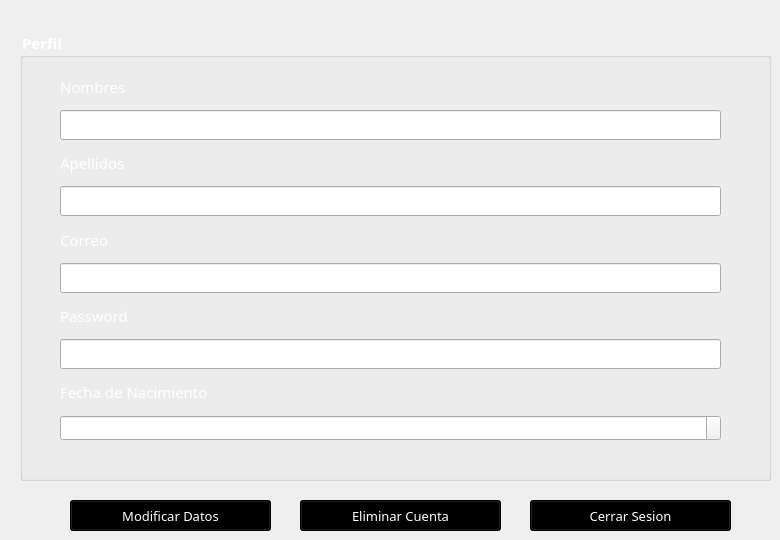
      <widget class="QWidget" name="perfilMU">
       <attribute name="icon">
        <iconset theme="QIcon::ThemeIcon::CameraWeb"/>
       </attribute>
       <attribute name="title">
        <string>Perfil</string>
       </attribute>
       <widget class="QGroupBox" name="groupBox_2">
        <property name="geometry">
         <rect>
          <x>20</x>
          <y>30</y>
          <width>751</width>
          <height>451</height>
         </rect>
        </property>
        <property name="font">
         <font>
          <family>Cascadia Code</family>
          <pointsize>11</pointsize>
          <bold>true</bold>
         </font>
        </property>
        <property name="styleSheet">
         <string notr="true">color: rgb(255, 255, 255);</string>
        </property>
        <property name="title">
         <string>Perfil</string>
        </property>
        <widget class="QWidget" name="gridLayoutWidget_4">
         <property name="geometry">
          <rect>
           <x>40</x>
           <y>40</y>
           <width>661</width>
           <height>371</height>
          </rect>
         </property>
         <layout class="QGridLayout" name="gridLayout_6">
          <item row="0" column="0">
           <layout class="QVBoxLayout" name="verticalLayout_8">
            <item>
             <widget class="QLabel" name="label_12">
              <property name="font">
               <font>
                <family>Cascadia Code</family>
                <pointsize>11</pointsize>
               </font>
              </property>
              <property name="text">
               <string>Nombres</string>
              </property>
              <property name="alignment">
               <set>Qt::AlignmentFlag::AlignLeading|Qt::AlignmentFlag::AlignLeft|Qt::AlignmentFlag::AlignVCenter</set>
              </property>
             </widget>
            </item>
            <item>
             <widget class="QLineEdit" name="nombrePerfil">
              <property name="font">
               <font>
                <family>Cascadia Code</family>
                <pointsize>11</pointsize>
               </font>
              </property>
              <property name="styleSheet">
               <string notr="true">color: rgb(255, 255, 255);</string>
              </property>
              <property name="alignment">
               <set>Qt::AlignmentFlag::AlignCenter</set>
              </property>
              <property name="readOnly">
               <bool>false</bool>
              </property>
             </widget>
            </item>
            <item>
             <widget class="QLabel" name="label_16">
              <property name="font">
               <font>
                <family>Cascadia Code</family>
                <pointsize>11</pointsize>
               </font>
              </property>
              <property name="text">
               <string>Apellidos</string>
              </property>
              <property name="alignment">
               <set>Qt::AlignmentFlag::AlignLeading|Qt::AlignmentFlag::AlignLeft|Qt::AlignmentFlag::AlignVCenter</set>
              </property>
             </widget>
            </item>
            <item>
             <widget class="QLineEdit" name="apellidoPerfil">
              <property name="font">
               <font>
                <family>Cascadia Code</family>
                <pointsize>11</pointsize>
               </font>
              </property>
              <property name="styleSheet">
               <string notr="true">color: rgb(255, 255, 255);</string>
              </property>
              <property name="alignment">
               <set>Qt::AlignmentFlag::AlignCenter</set>
              </property>
              <property name="readOnly">
               <bool>false</bool>
              </property>
             </widget>
            </item>
            <item>
             <widget class="QLabel" name="label_17">
              <property name="font">
               <font>
                <family>Cascadia Code</family>
                <pointsize>11</pointsize>
               </font>
              </property>
              <property name="text">
               <string>Correo</string>
              </property>
              <property name="alignment">
               <set>Qt::AlignmentFlag::AlignLeading|Qt::AlignmentFlag::AlignLeft|Qt::AlignmentFlag::AlignVCenter</set>
              </property>
             </widget>
            </item>
            <item>
             <widget class="QLineEdit" name="correoPerfil">
              <property name="font">
               <font>
                <family>Cascadia Code</family>
                <pointsize>11</pointsize>
               </font>
              </property>
              <property name="styleSheet">
               <string notr="true">color: rgb(255, 255, 255);</string>
              </property>
              <property name="alignment">
               <set>Qt::AlignmentFlag::AlignCenter</set>
              </property>
              <property name="readOnly">
               <bool>false</bool>
              </property>
             </widget>
            </item>
            <item>
             <widget class="QLabel" name="label_19">
              <property name="font">
               <font>
                <family>Cascadia Code</family>
                <pointsize>11</pointsize>
               </font>
              </property>
              <property name="text">
               <string>Password</string>
              </property>
              <property name="alignment">
               <set>Qt::AlignmentFlag::AlignLeading|Qt::AlignmentFlag::AlignLeft|Qt::AlignmentFlag::AlignVCenter</set>
              </property>
             </widget>
            </item>
            <item>
             <widget class="QLineEdit" name="passPerfil">
              <property name="font">
               <font>
                <family>Cascadia Code</family>
                <pointsize>11</pointsize>
               </font>
              </property>
              <property name="styleSheet">
               <string notr="true">color: rgb(255, 255, 255);</string>
              </property>
              <property name="alignment">
               <set>Qt::AlignmentFlag::AlignCenter</set>
              </property>
              <property name="readOnly">
               <bool>false</bool>
              </property>
             </widget>
            </item>
            <item>
             <widget class="QLabel" name="label_18">
              <property name="font">
               <font>
                <family>Cascadia Code</family>
                <pointsize>11</pointsize>
               </font>
              </property>
              <property name="text">
               <string>Fecha de Nacimiento</string>
              </property>
              <property name="alignment">
               <set>Qt::AlignmentFlag::AlignLeading|Qt::AlignmentFlag::AlignLeft|Qt::AlignmentFlag::AlignVCenter</set>
              </property>
             </widget>
            </item>
            <item>
             <widget class="QDateEdit" name="nacPerfil">
              <property name="font">
               <font>
                <family>Cascadia Code</family>
                <pointsize>10</pointsize>
               </font>
              </property>
              <property name="readOnly">
               <bool>true</bool>
              </property>
             </widget>
            </item>
           </layout>
          </item>
         </layout>
        </widget>
       </widget>
       <widget class="QPushButton" name="modificarPerfil">
        <property name="geometry">
         <rect>
          <x>70</x>
          <y>500</y>
          <width>201</width>
          <height>31</height>
         </rect>
        </property>
        <property name="font">
         <font>
          <family>Cascadia Code</family>
          <pointsize>10</pointsize>
         </font>
        </property>
        <property name="styleSheet">
         <string notr="true">color: rgb(255, 255, 255);
background-color: rgb(0, 0, 0);</string>
        </property>
        <property name="text">
         <string>Modificar Datos</string>
        </property>
        <property name="icon">
         <iconset theme="QIcon::ThemeIcon::EditPaste"/>
        </property>
        <property name="autoDefault">
         <bool>true</bool>
        </property>
       </widget>
       <widget class="QPushButton" name="eliminarPerfil">
        <property name="geometry">
         <rect>
          <x>300</x>
          <y>500</y>
          <width>201</width>
          <height>31</height>
         </rect>
        </property>
        <property name="font">
         <font>
          <family>Cascadia Code</family>
          <pointsize>10</pointsize>
         </font>
        </property>
        <property name="styleSheet">
         <string notr="true">color: rgb(255, 255, 255);
background-color: rgb(0, 0, 0);</string>
        </property>
        <property name="text">
         <string>Eliminar Cuenta</string>
        </property>
        <property name="icon">
         <iconset theme="QIcon::ThemeIcon::DialogWarning"/>
        </property>
        <property name="autoDefault">
         <bool>true</bool>
        </property>
       </widget>
       <widget class="QPushButton" name="eliminarPerfil_2">
        <property name="geometry">
         <rect>
          <x>530</x>
          <y>500</y>
          <width>201</width>
          <height>31</height>
         </rect>
        </property>
        <property name="font">
         <font>
          <family>Cascadia Code</family>
          <pointsize>10</pointsize>
         </font>
        </property>
        <property name="styleSheet">
         <string notr="true">color: rgb(255, 255, 255);
background-color: rgb(0, 0, 0);</string>
        </property>
        <property name="text">
         <string>Cerrar Sesion</string>
        </property>
        <property name="icon">
         <iconset theme="QIcon::ThemeIcon::SystemLogOut"/>
        </property>
        <property name="autoDefault">
         <bool>true</bool>
        </property>
       </widget>
      </widget>
